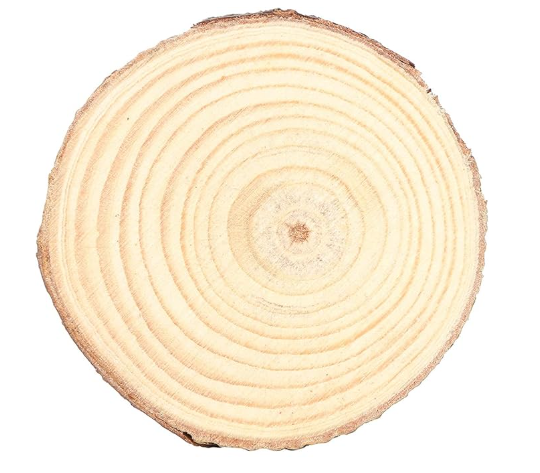
#> input picture Tree_images/img__3.png, 540 x 473 px
$ python img_project.py
#> lines starting #> are read from the running program, lines starting #| are printed output that depends on the picture; after the words box and inside, x2 and y2 are one past the last pixel; in counts of white or black regions, pixels touching at a corner belong together; long printed decimals are rounded
import math

import cv2
import numpy as np
import matplotlib.pyplot as plt
from skimage import measure, morphology
from scipy import ndimage as ndi
import tkinter as tk
from tkinter import filedialog
from tkinter import messagebox
from matplotlib.backends.backend_tkagg import FigureCanvasTkAgg

def segment_tree(image_path):
    # Load the image
#> called with image_path = '../Tree_images/img__3.png'
    image = cv2.imread(image_path)
#> image is the input picture: shape (473, 540, 3); mean B, G, R 218.5, 238.9, 250.5
    image_rgb = cv2.cvtColor(image, cv2.COLOR_BGR2RGB)

    # Convert to grayscale
    gray_image = cv2.cvtColor(image_rgb, cv2.COLOR_RGB2GRAY)

    # Threshold the image using Otsu's method
    threshold_value, binary_image = cv2.threshold(gray_image, 0, 255, cv2.THRESH_BINARY + cv2.THRESH_OTSU)
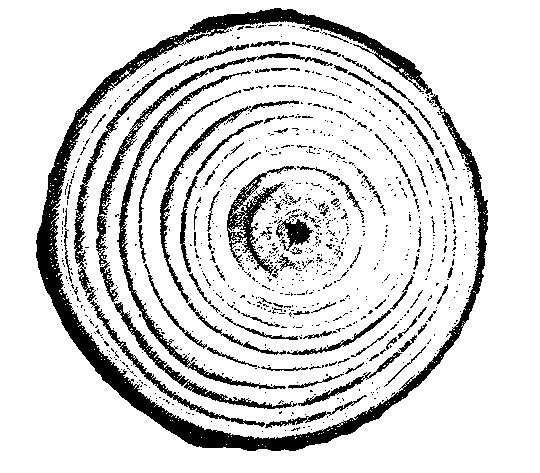
#> binary_image: shape (473, 540); 84.7% white; 975 black regions (871 under 20 px), largest, box (x1, y1, x2, y2) and area: (36, 8, 488, 451) 15808, (117, 71, 286, 389) 2343, (96, 53, 333, 302) 2077
#> threshold_value = 226

    # Fill holes in the binary image
    binary_image = binary_image > threshold_value
#> binary_image: shape (473, 540) bool; 84.7% white; 975 black regions (871 under 20 px)
    filled_image = ndi.binary_fill_holes(binary_image)
#> filled_image: shape (473, 540) bool; every value is 1

    # Label objects in the image
    labeled_image, _ = ndi.label(filled_image)
#> labeled_image: shape (473, 540) int32; every value is 1
    regions = measure.regionprops(labeled_image)
#> regions = 1 regions; box (x1, y1, x2, y2) and area: (0, 0, 540, 473) 255420

    # Assume the largest region is the tree cross-section
    tree_region = max(regions, key=lambda x: x.area)
    tree_mask = labeled_image == tree_region.label

    # Apply the mask to the original image to isolate the tree
    tree_only = np.where(tree_mask[:, :, None], image_rgb, 255)  # Using 255 for the background to make it white

    # Convert the result to an image
    result_image = cv2.cvtColor(tree_only.astype('uint8'), cv2.COLOR_RGB2BGR)

    return result_image


def apply_local_histogram_equalization(image):
    # Convert to LAB color space
    lab = cv2.cvtColor(image, cv2.COLOR_BGR2LAB)
#> lab: shape (473, 540, 3); mean of channels 0, 1, 2 241.9, 128.9, 139.4
    l, a, b = cv2.split(lab)

    # Apply CLAHE to the L-channel
    clahe = cv2.createCLAHE(clipLimit=8.0, tileGridSize=(8, 8))
    cl = clahe.apply(l)

    # Merge the CLAHE enhanced L-channel with the a and b channels
    limg = cv2.merge((cl, a, b))
#> limg: shape (473, 540, 3); mean of channels 0, 1, 2 209, 128.9, 139.4

    # Convert back to BGR color space
    equalized_image = cv2.cvtColor(limg, cv2.COLOR_LAB2BGR)
    return equalized_image


def apply_gamma_correction(image, gamma=1.5):
    invGamma = 1.0 / gamma
    table = np.array([(i / 255.0) ** invGamma * 255 for i in np.arange(0, 256)]).astype("uint8")
    return cv2.LUT(image, table)


def remove_noise(image):
    # Use a series of median filters to reduce noise
    image = cv2.medianBlur(image, 3)
    image = cv2.medianBlur(image, 5)
    # Apply bilateral filter for further noise reduction
    image = cv2.bilateralFilter(image, 100, 2, 2)  # Adjust parameters as needed
    return image


def remove_noise_opening(image):
    _, binary_image = cv2.threshold(image, 127, 255, cv2.THRESH_BINARY)
    kernel = np.ones((3, 3), np.uint8)
    eroded_image = cv2.erode(binary_image, kernel, iterations=1)
    dilated_image = cv2.dilate(eroded_image, kernel, iterations=1)
    return dilated_image, eroded_image

def closing(img, kernel_size=3):
    _, binary_image = cv2.threshold(img, 127, 255, cv2.THRESH_BINARY)
    kernel = np.ones((kernel_size, kernel_size), np.uint8)
    dilated_image = cv2.dilate(binary_image, kernel, iterations=2)
    closed_image = cv2.erode(dilated_image, kernel, iterations=2)
    return closed_image

def zhang_suen_thinning(image):
    # Ensure the image is in binary format (0 or 1)
    binary_image = (image // 255).astype(np.uint8)

    # Apply the Zhang-Suen thinning algorithm
    skeleton = morphology.thin(binary_image)

    # Convert the result back to 8-bit image (0 or 255)
    thinned_image = (skeleton * 255).astype(np.uint8)

    return thinned_image


def remove_small_components(img, min_size=50):
    # Perform connected component analysis
    num_labels, labels, stats, centroids = cv2.connectedComponentsWithStats(img, connectivity=8)

    # Iterate through each component and remove small ones
    for i in range(1, num_labels):
        if stats[i, cv2.CC_STAT_AREA] < min_size:
            img[labels == i] = 0
    return img


# Load the image
image_path = "../Tree_images/img__3.png"
#image_path = "../Tree_images/img__3.png"


segmented_image = segment_tree(image_path)
local_equalized_image_show = apply_local_histogram_equalization(segmented_image)

segmented_image = remove_noise(segmented_image)
segmented_image = remove_noise(segmented_image)


# Apply local histogram equalization
local_equalized_image = segmented_image
for i in range(0,2):
    local_equalized_image = apply_local_histogram_equalization(local_equalized_image)
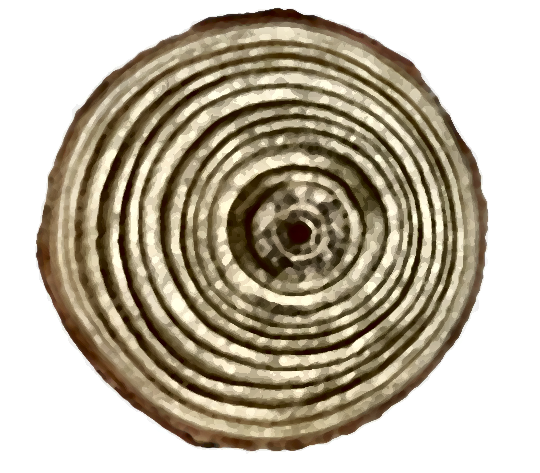
#> local_equalized_image: shape (473, 540, 3); mean B, G, R 161.3, 179, 188.2


# cv2.imshow("pic",local_equalized_image)

# Apply gamma correction
gamma = 1.5
gamma_corrected_image_show = apply_gamma_correction(local_equalized_image_show, gamma)
gamma_corrected_image = apply_gamma_correction(local_equalized_image, gamma)

# Convert gamma_corrected_image to grayscale for further processing
segmented_image_gray = cv2.cvtColor(gamma_corrected_image, cv2.COLOR_BGR2GRAY)

# Apply Gaussian blur
blurred = cv2.GaussianBlur(segmented_image_gray, (5, 5), 0)

# Use adaptive thresholding to highlight the rings
thresh = cv2.adaptiveThreshold(blurred, 255, cv2.ADAPTIVE_THRESH_GAUSSIAN_C, cv2.THRESH_BINARY_INV, 11, 2)
#> thresh: shape (473, 540); 26% white; 216 white regions (172 under 20 px), largest, box (x1, y1, x2, y2) and area: (36, 8, 488, 451) 13657, (96, 53, 458, 410) 7688, (74, 40, 470, 428) 7321


# Morphological opening for noise removal
dilated_image, eroded_image = remove_noise_opening(thresh)
#> in remove_noise_opening, `eroded_image = cv2.erode(binary_image, kernel, iterations=1)`: eroded_image: shape (473, 540); 13.3% white; 183 white regions (137 under 20 px), largest, box (x1, y1, x2, y2) and area: (97, 54, 457, 409) 4414, (75, 41, 468, 427) 3894, (119, 67, 447, 389) 3047
#> in remove_noise_opening, `dilated_image = cv2.dilate(eroded_image, kernel, iterations=1)`: dilated_image: shape (473, 540); 24.7% white; 100 white regions (46 under 20 px), largest, box (x1, y1, x2, y2) and area: (96, 53, 458, 410) 7487, (74, 40, 469, 428) 7124, (106, 91, 488, 451) 6219

# Median for noise removal
img_median = remove_noise(dilated_image)
#> in remove_noise (call 3), `image = cv2.medianBlur(image, 3)`: image: shape (473, 540); 24.7% white; 92 white regions (47 under 20 px), largest, box (x1, y1, x2, y2) and area: (96, 53, 458, 410) 7526, (74, 40, 469, 428) 7185, (106, 91, 488, 451) 6244
#> in remove_noise (call 3), `image = cv2.medianBlur(image, 5)`: image: shape (473, 540); 24.6% white; 56 white regions (19 under 20 px), largest, box (x1, y1, x2, y2) and area: (36, 8, 488, 451) 12308, (96, 53, 458, 410) 7559, (74, 40, 469, 428) 7199

# Thinning
skeleton = zhang_suen_thinning(img_median)
#> in zhang_suen_thinning, `skeleton = morphology.thin(binary_image)`: skeleton: shape (473, 540) bool; 3.7% white in thin lines or dots, all inside (x1, y1, x2, y2) = (38, 12, 484, 449)

#Morphological closing
skeleton = closing(skeleton,3)
#> in closing, `dilated_image = cv2.dilate(binary_image, kernel, iterations=2)`: dilated_image: shape (473, 540); 25.2% white; 45 white regions, largest, box (x1, y1, x2, y2) and area: (36, 10, 486, 451) 11516, (75, 40, 468, 427) 7422, (96, 54, 458, 410) 6904

# connected component analysis
skeleton = remove_small_components(skeleton)
#> in remove_small_components, `num_labels, labels, stats, centroids = cv2.connectedComponentsWithStat..`:
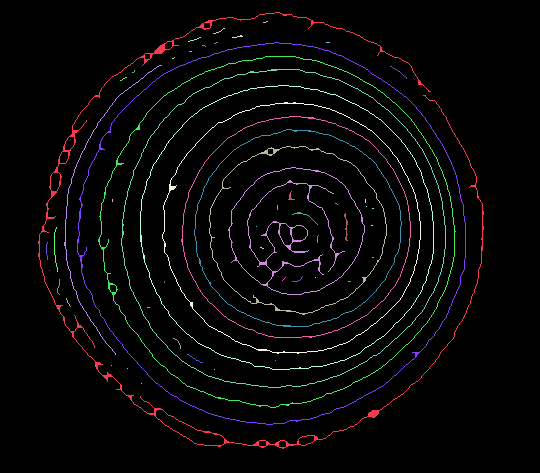
#> labels: shape (473, 540) int32; 57 distinct labels, from 0 to 56; one colour per label, 0 black
#> in remove_small_components, `num_labels, labels, stats, centroids = cv2.connectedComponentsWithStat..`: num_labels = 57; stats = 57 rows, first 6: [0, 0, 540, 473, 244945], [38, 12, 446, 437, 2149], [263, 21, 5, 2, 5], [213, 28, 12, 6, 12], [232, 35, 11, 3, 13], [188, 37, 13, 5, 13]; centroids = 57 pairs, first value 46.39 to 398.4, second value 21.6 to 383
#> after the loop in remove_small_components, `for i in range(1, num_labels):`:
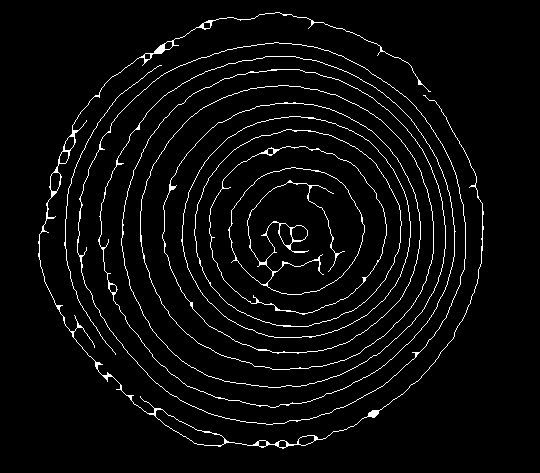
#> img: shape (473, 540); 4% white in thin lines or dots, all inside (x1, y1, x2, y2) = (38, 12, 484, 449)


# Find contours of the skeleton
contours, _ = cv2.findContours(skeleton, cv2.RETR_TREE, cv2.CHAIN_APPROX_SIMPLE)
#> contours = 34 contours, 1 with area under 20; largest, box (x1, y1, x2, y2) and area: (77, 42, 466, 425) 114440, (77, 42, 466, 425) 114387, (98, 56, 456, 408) 96123, (99, 56, 455, 408) 96011, (121, 69, 446, 388) 80906

filtered_contours = []
def draw_filtered_contours(image, contours, min_contour_area=100):
    # Filter out small and irrelevant contours
    global filtered_contours
    filtered_contours = [contour for contour in contours if cv2.contourArea(contour) >= min_contour_area]

    # Convert the image to grayscale and then back to BGR
    segmented_image = cv2.cvtColor(image, cv2.COLOR_BGR2GRAY)
    rings_image = cv2.cvtColor(segmented_image, cv2.COLOR_GRAY2BGR)

    # Define colors for drawing contours
    colors = [
        (255, 0, 0),  # Red
        (0, 255, 0),  # Green
        (0, 0, 255),  # Blue
        (255, 255, 0),  # Yellow
        (255, 0, 255),  # Magenta
        (0, 255, 255),  # Cyan
        (128, 0, 0),  # Maroon
        (128, 128, 0),  # Olive
        (0, 128, 0),  # Dark Green
        (128, 0, 128),  # Purple
        (0, 128, 128),  # Teal
        (192, 192, 192),  # Silver
        (255, 165, 0),  # Orange
        (255, 192, 203),  # Pink
        (75, 0, 130),  # Indigo
        (255, 105, 180),  # Hot Pink
        (173, 216, 230),  # Light Blue
        (0, 255, 127),  # Spring Green
        (255, 69, 0),  # Orange Red
        (250, 128, 114),  # Salmon
    ]

    # Draw contours (rings) on the image with different colors
    for i, contour in enumerate(filtered_contours):
        color = colors[i % len(colors)]
        cv2.drawContours(rings_image, [contour], -1, color, 2)

    return rings_image


rings_image = draw_filtered_contours(segmented_image, contours, 100)
#> in draw_filtered_contours, `filtered_contours = [contour for contour in contours if cv2.contourAre..`: filtered_contours = 25 contours; largest, box (x1, y1, x2, y2) and area: (77, 42, 466, 425) 114440, (77, 42, 466, 425) 114387, (98, 56, 456, 408) 96123, (99, 56, 455, 408) 96011, (121, 69, 446, 388) 80906
#> the loop in draw_filtered_contours, `for i, contour in enumerate(filtered_contours):` made 25 passes
#> color on passes 1 to 12: (255, 0, 0), (0, 255, 0), (0, 0, 255), (255, 255, 0), (255, 0, 255), (0, 255, 255), (128, 0, 0), (128, 128, 0), (0, 128, 0), (128, 0, 128), (0, 128, 128), (192, 192, 192)
#> after the loop in draw_filtered_contours, `for i, contour in enumerate(filtered_contours):`:
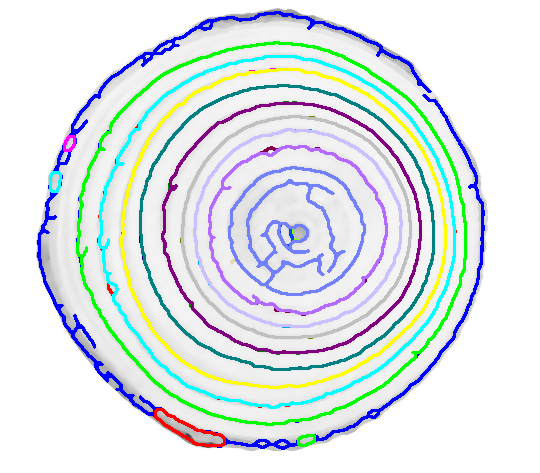
#> rings_image: shape (473, 540, 3); mean B, G, R 233.1, 230.6, 223.3
# Count the number of rings
num_rings = len(filtered_contours)
#> num_rings = 25

plt.figure(figsize=(14, 16))

plt.subplot(3, 4, 1)
plt.title('Original Image')
plt.imshow(cv2.cvtColor(segmented_image, cv2.COLOR_BGR2RGB))

plt.subplot(3, 4, 2)
plt.title('Local Histogram Equalized Image')
plt.imshow(cv2.cvtColor(local_equalized_image_show, cv2.COLOR_BGR2RGB))

plt.subplot(3, 4, 3)
plt.title('Gamma Corrected Image')
plt.imshow(cv2.cvtColor(gamma_corrected_image_show, cv2.COLOR_BGR2RGB))

plt.subplot(3, 4, 4)
plt.title('Blurred Image')
plt.imshow(blurred, cmap='gray')

plt.subplot(3, 4, 5)
plt.title('Adaptive Thresholding')
plt.imshow(thresh, cmap='gray')

plt.subplot(3, 4, 6)
plt.title('Eroded image')
plt.imshow(eroded_image, cmap='gray')

plt.subplot(3, 4, 7)
plt.title('Dialated image')
plt.imshow(dilated_image, cmap='gray')

plt.subplot(3, 4, 8)
plt.title('After apply median')
plt.imshow(img_median, cmap='gray')


plt.subplot(3, 4, 10)
plt.title('Skeletonization')
plt.imshow(skeleton, cmap='gray')


plt.subplot(3, 4, 11)
plt.title(f'Detected Rings with Outer Ring (Count: {num_rings})')
plt.imshow(cv2.cvtColor(rings_image, cv2.COLOR_BGR2RGB))

plt.tight_layout()
plt.show()
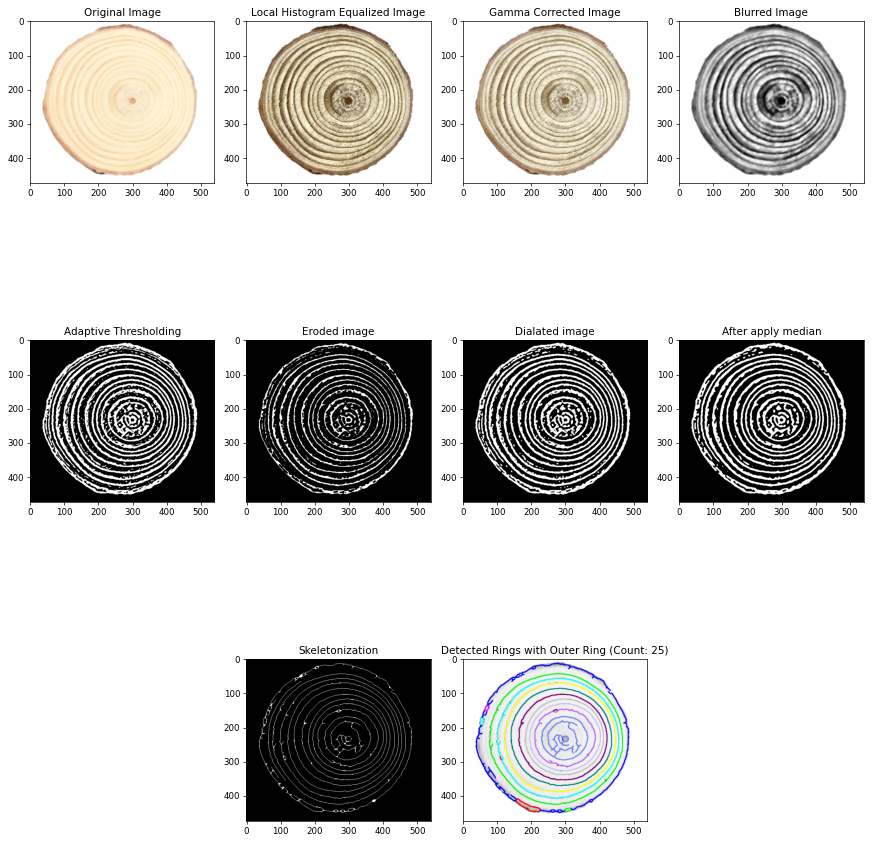
#> figure drawn by matplotlib, 10 panels

print(f'Number of rings detected: {num_rings}')
#| Number of rings detected: 25


def find_extreme_points(binary_image):
    # Find coordinates of all white points
    white_points = np.column_stack(np.where(binary_image == 255))

    # Find the top-most, bottom-most, left-most, and right-most points
    top_most = white_points[white_points[:, 0].argmin()]
    bottom_most = white_points[white_points[:, 0].argmax()]
    left_most = white_points[white_points[:, 1].argmin()]
    right_most = white_points[white_points[:, 1].argmax()]

    return top_most, bottom_most, left_most, right_most

def count_transitions(binary_image, middle_vertical, middle_horizontal):
    # Initialize lists to store transitions
    vertical_transitions_list = []
    horizontal_transitions_list = []

    # Function to count transitions for a given line
    def transitions(line):
        return np.count_nonzero(line[:-1] != line[1:])

    # Vertical lines: middle, +10 pixels, -10 pixels
    for offset in [0, 10, -10]:
        col = middle_horizontal + offset
        if 0 <= col < binary_image.shape[1]:
            vertical_line = binary_image[:, col]
            vertical_transitions_list.append(transitions(vertical_line))

    # Horizontal lines: middle, +10 pixels, -10 pixels
    for offset in [0, 10, -10]:
        row = middle_vertical + offset
        if 0 <= row < binary_image.shape[0]:
            horizontal_line = binary_image[row, :]
            horizontal_transitions_list.append(transitions(horizontal_line))

    # Calculate the average number of transitions
    avg_vertical_transitions = np.mean(vertical_transitions_list) / 4
    avg_horizontal_transitions = np.mean(horizontal_transitions_list) / 4

    return avg_vertical_transitions, avg_horizontal_transitions, vertical_transitions_list, horizontal_transitions_list

# Find extreme points in the skeleton image
top_most, bottom_most, left_most, right_most = find_extreme_points(skeleton)
#> in find_extreme_points, `white_points = np.column_stack(np.where(binary_image == 255))`: white_points = 10108 pairs, first value 12 to 448, second value 38 to 483
#> in find_extreme_points, `top_most = white_points[white_points[:, 0].argmin()]`: top_most = [12, 275]
#> in find_extreme_points, `bottom_most = white_points[white_points[:, 0].argmax()]`: bottom_most = [448, 282]
#> in find_extreme_points, `left_most = white_points[white_points[:, 1].argmin()]`: left_most = [241, 38]
#> in find_extreme_points, `right_most = white_points[white_points[:, 1].argmax()]`: right_most = [211, 483]
#> top_most = [12, 275]; bottom_most = [448, 282]; left_most = [241, 38]; right_most = [211, 483]
middle_vertical = (top_most[0] + bottom_most[0]) // 2
#> middle_vertical = 230
middle_horizontal = (left_most[1] + right_most[1]) // 2
#> middle_horizontal = 260

# Count transitions in the skeleton image
avg_vertical_transitions, avg_horizontal_transitions, vertical_transitions_list, horizontal_transitions_list = count_transitions(skeleton, middle_vertical, middle_horizontal)
#> the loop in count_transitions, `for offset in [0, 10, -10]:` made 3 passes
#> col on passes 1 to 3: 260, 270, 250
#> after the loop in count_transitions, `for offset in [0, 10, -10]:`: vertical_transitions_list = [46, 54, 44]
#> the loop in count_transitions, `for offset in [0, 10, -10]:` made 3 passes
#> row on passes 1 to 3: 230, 240, 220
#> after the loop in count_transitions, `for offset in [0, 10, -10]:`: horizontal_transitions_list = [54, 54, 46]
#> in count_transitions, `avg_vertical_transitions = np.mean(vertical_transitions_list) / 4`: avg_vertical_transitions = 12
#> in count_transitions, `avg_horizontal_transitions = np.mean(horizontal_transitions_list) / 4`: avg_horizontal_transitions = 12.83
#> avg_vertical_transitions = 12; avg_horizontal_transitions = 12.83; vertical_transitions_list = [46, 54, 44]; horizontal_transitions_list = [54, 54, 46]

# Display the transition counts
print(f'Average number of transitions along the vertical lines: {avg_vertical_transitions}')
#| Average number of transitions along the vertical lines: 12.0
print(f'Average number of transitions along the horizontal lines: {avg_horizontal_transitions}')
#| Average number of transitions along the horizontal lines: 12.833

# Plotting the skeleton image with lines for visualization
plt.figure(figsize=(8, 8))
plt.title('Skeleton with Analysis Lines')
plt.imshow(skeleton, cmap='gray')

# Draw the vertical lines
for offset, color in zip([0, 10, -10], ['red', 'blue', 'blue']):
    col = middle_horizontal + offset
    if 0 <= col < skeleton.shape[1]:
        plt.axvline(x=col, color=color, linestyle='--')
#> this loop made 3 passes

# Draw the horizontal lines
for offset, color in zip([0, 10, -10], ['green', 'purple', 'purple']):
    row = middle_vertical + offset
    if 0 <= row < skeleton.shape[0]:
        plt.axhline(y=row, color=color, linestyle='--')
#> this loop made 3 passes

# Annotate transition counts on the image
plt.text(middle_horizontal + 10, skeleton.shape[0] - 10, f'Avg Vertical Transitions: {avg_vertical_transitions:.2f}', color='red', fontsize=12, bbox=dict(facecolor='white', alpha=0.8))
plt.text(10, middle_vertical + 30, f'Avg Horizontal Transitions: {avg_horizontal_transitions:.2f}', color='green', fontsize=12, bbox=dict(facecolor='white', alpha=0.8))


age = (avg_vertical_transitions + avg_horizontal_transitions) / 2
#> age = 12.42
age = math.ceil(age)
#> age = 13

# Add text annotation below the image
plt.figtext(0.5, 0.01, f'Tree Age (years): {age}', ha='center', fontsize=12, bbox=dict(facecolor='white', alpha=0.8))

plt.show()
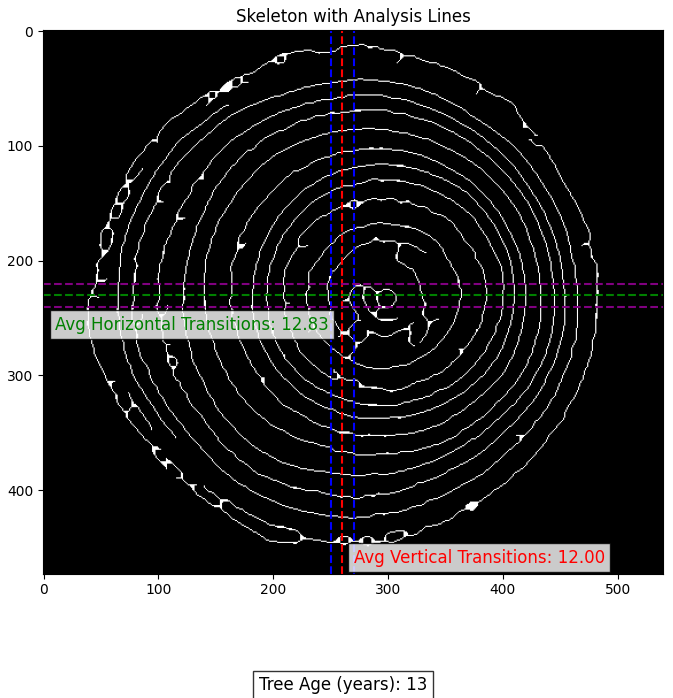
#> figure drawn by matplotlib, 1 panel
